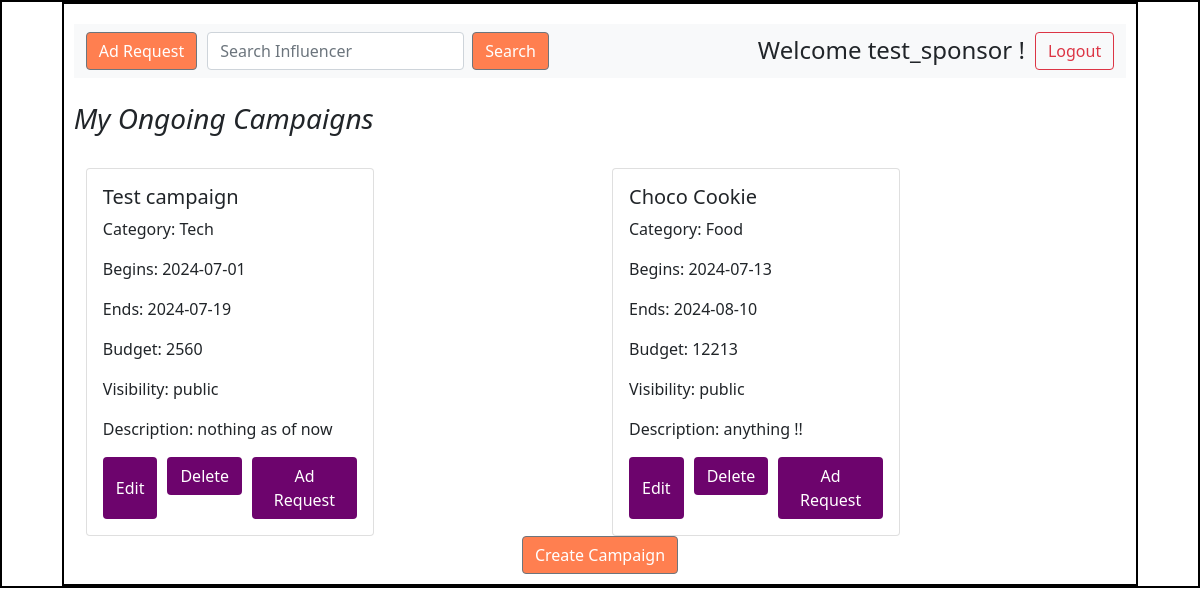
The page /sponsor/1 on the database as committed earlier.
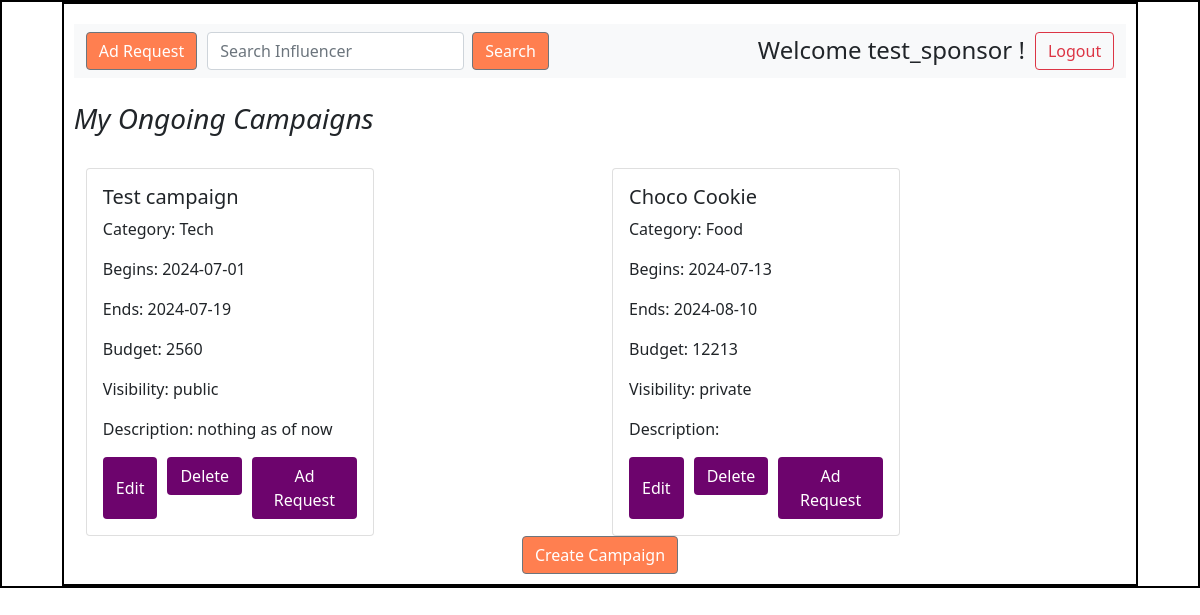
The same page on the database as committed later.
### application/models.py (models this page shows)
class Sponsor(db.Model):
    __tablename__ = 'sponsor'
    id = db.Column(db.Integer, primary_key = True)
    user_name = db.Column(db.String, nullable = False, unique = True)
    password = db.Column(db.String, nullable = False)
    full_name = db.Column(db.String, nullable = False)
    industry = db.Column(db.String, nullable = False)
    role = db.Column(db.String, nullable = False)

class Campaign(db.Model):
    __tablename__ = 'campaign'
    camp_id = db.Column(db.Integer, primary_key = True)
    camp_name = db.Column(db.String, nullable = False)
    sponsor_id = db.Column(db.Integer, db.ForeignKey('sponsor.id'))
    category = db.Column(db.String, nullable = False)
    s_date = db.Column(db.String, nullable = False)
    e_date = db.Column(db.String, nullable = False)
    budget = db.Column(db.Integer, nullable = False)
    visibility = db.Column(db.String, default = "public")
    description = db.Column(db.String)
    is_completed = db.Column(db.Boolean,  default =  False)
    sponsor = db.relationship('Sponsor', backref='campaign') #pseudo col

### application/controllers.py (the view)
@app.route('/sponsor/<int:sponsor_id>', methods=['GET', 'POST'])
def sponsor_dash(sponsor_id):
    sponsor = Sponsor.query.get(sponsor_id)
    if sponsor:
        campaigns = sponsor.campaign
    else:
        campaigns = []
    return render_template("sponsor_dash.html", s_name = sponsor, campaigns = campaigns )

### templates/sponsor_dash.html (shortened to what this page needs)
<!DOCTYPE html>
<html lang="en">
<head>
    <link rel="stylesheet" href="../static/dashboard.css">
    <link href="https://cdn.jsdelivr.net/npm/bootstrap@5.0.2/dist/css/bootstrap.min.css" rel="stylesheet"
>
</head>
<body>
    <div id="main">
        <div id="canvas">
            <div id="dashboard-body">
                <nav class="navbar navbar-expand-lg navbar-light bg-light">
                    <div class="container-fluid">
                        <div class="collapse navbar-collapse" id="navbarSupportedContent">
                            <ul class="navbar-nav me-auto mb-2 mb-lg-0">
                                <li class="nav-item">
                                    <button type="button" class="btn btn-secondary"
                                        style="margin-right: 10px; background-color: coral;"
                                        onclick="location.href='/create_ad.html'">Ad Request</button>
                                </li>
                                <form class="d-flex" style="margin-right: 10px;" action="/search">
                                    <input class="form-control me-2" type="search" placeholder="Search Influencer"
                                        aria-label="Search" name="search_word">
                                    <button class="btn btn-secondary" type="submit"
                                        style="background-color: coral;">Search</button>
                                </form>
                            </ul>
                            <form class="d-flex">
                                <span style="margin-right: 10px; font-size: x-large;">Welcome {{s_name.user_name}}
                                    !</span>
                                <button class="btn btn-outline-danger" type="button"
                                    onclick="location.href= '/userlogin'">Logout</button>
                            </form>
                        </div>
                    </div>
                </nav><br>
                <h3><i>My Ongoing Campaigns</i></h3>
                <br>
                <div class="container">
                    <div class="row">
                        {% if campaigns %}
                        {% for campaign in campaigns %}
                        <div class="col">
                            <div class="card" style="width: 18rem;">
                                <div class="card-body">
                                    <h5 class="card-title">{{campaign.camp_name }}</h5>
                                    <p class="card-text">Category: {{ campaign.category }}</p>
                                    <p class="card-text">Begins: {{campaign.s_date}}</p>
                                    <p class="card-text">Ends: {{campaign.e_date}}</p>
                                    <p class="card-text">Budget: {{campaign.budget}}</p>
                                    <p class="card-text">Visibility: {{campaign.visibility}}</p>
                                    <p class="card-text">Description: {{campaign.description}}</p>
                                    <div id="button-container">
                                        <button type="button" class="btn btn" style="background-color: rgb(109, 4, 109); margin-right: 10px; color:white"
                                            onclick="location.href='/sponsor/edit/{{ s_name.id }}/campaign/{{campaign.camp_id}}'">Edit</button>
                                        <form action="/sponsor/{{ s_name.id }}/campaign/{{campaign.camp_id}}" method="POST"
                                            onsubmit="return confirm('Are you sure you want to delete this campaign?');">
                                            <button type="submit" class="btn btn" style="background-color: rgb(109, 4, 109); margin-right: 10px; color: white;">Delete</button>
                                        </form>
                                        <button type="button" class="btn btn" style="background-color: rgb(109, 4, 109); color: white;"onclick="location.href='/sponsorad/{{ s_name.id }}/campaign/{{campaign.camp_id}}'">Ad Request</button>
                                    </div>
                                </div>
                            </div>
                        </div>
                        {% endfor %}
                        {% else %}
                        <p>No campaigns available.</p>
                        {% endif %}
                    </div>
                </div>
                <div style="text-align: center;">
                    <button type="submit" class="btn btn-secondary" style="background-color: coral;"
                        onclick="location.href='/new_campaign/{{ s_name.id }}'">Create Campaign</button>
                </div>
            </div>
        </div>
    </div>
</body>
</html>

### static/dashboard.css (style rules this page uses)
* { margin: 0px; }
#main, #canvas { border: 2px solid black; }
#canvas { margin:auto; width: 90%; height: auto; }
#dashboard-body { margin-top: 10px; padding: 10px; }
#button-container { display: flex; justify-content: flex-start; }

Rows that differ between the two databases and show on the page:
changed Campaign "Choco Cookie": visibility "public" → "private"; description "anything !!" → (not shown)
